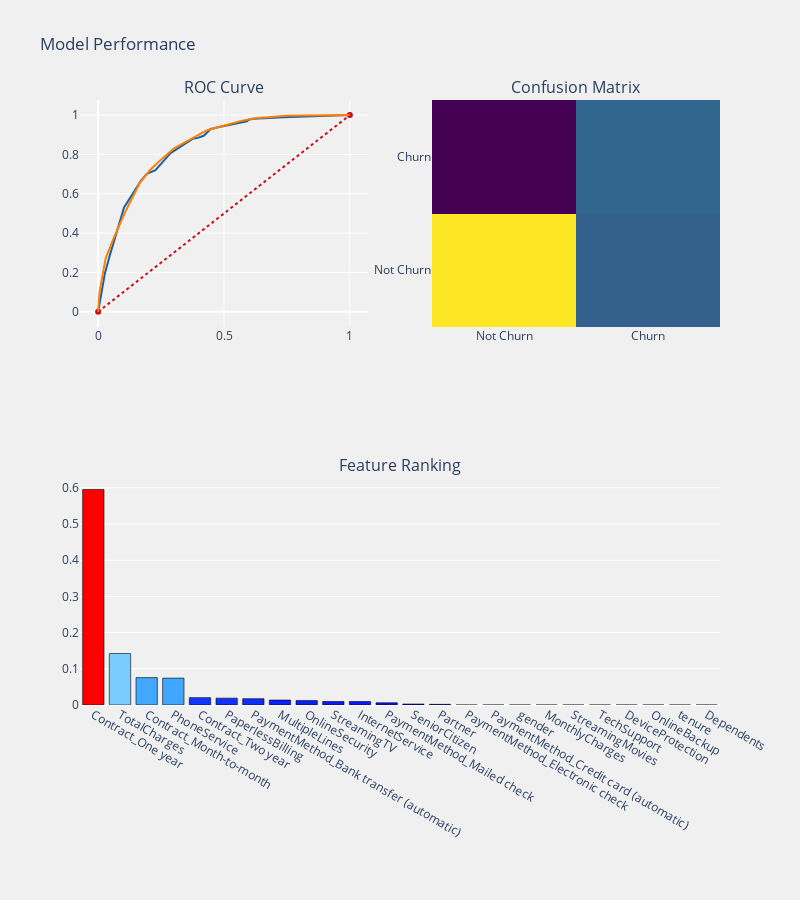

Notebook code for this chart:
### Code cell
prediction_function(dec_tree,X_train_transformed,X_test_transformed,y_train,y_test, 'dec_tree')

### Figure 1 — Plotly figure (JSON) as saved in the notebook; plotly's stock layout.template omitted (floating-point values rounded to 4 significant figures)
{"data": [{"colorscale": [[0, "#440154"], [0.1111, "#482878"], [0.2222, "#3e4989"], [0.3333, "#31688e"], [0.4444, "#26828e"], [0.5556, "#1f9e89"], [0.6667, "#35b779"], [0.7778, "#6ece58"], [0.8889, "#b5de2b"], [1, "#fde725"]], "name": "matrix", "showscale": false, "type": "heatmap", "x": ["Not Churn", "Churn"], "xaxis": "x2", "y": ["Not Churn", "Churn"], "yaxis": "y2", "z": [[930, 353], [100, 375]]}, {"line": {"color": "rgb(22, 96, 167)", "width": 2}, "name": "ROC Test", "type": "scatter", "x": [0, 0.0265, 0.04677, 0.1029, 0.1707, 0.1933, 0.2276, 0.2557, 0.2751, 0.2876, 0.3733, 0.3749, 0.3959, 0.4193, 0.4482, 0.4536, 0.4716, 0.5097, 0.562, 0.5908, 0.5978, 0.6126, 0.6173, 0.7373, 0.9657, 1], "xaxis": "x", "y": [0, 0.1937, 0.2884, 0.5305, 0.6674, 0.7011, 0.72, 0.76, 0.7895, 0.8063, 0.8779, 0.88, 0.8842, 0.8947, 0.9305, 0.9305, 0.9368, 0.9474, 0.9621, 0.9684, 0.9768, 0.9811, 0.9811, 0.9895, 0.9979, 1], "yaxis": "y"}, {"line": {"color": "rgb(205, 12, 24)", "dash": "dot", "width": 2}, "type": "scatter", "x": [0, 1], "xaxis": "x", "y": [0, 1], "yaxis": "y"}, {"line": {"color": "rgb(255, 128, 0)", "width": 2}, "name": "ROC Train", "type": "scatter", "x": [0, 0.005412, 0.02912, 0.02938, 0.06005, 0.1082, 0.1652, 0.1843, 0.2052, 0.2062, 0.241, 0.2753, 0.2979, 0.316, 0.3851, 0.3861, 0.4121, 0.4291, 0.4397, 0.4469, 0.4691, 0.5124, 0.5696, 0.5938, 0.6057, 0.6198, 0.6247, 0.7466, 0.9631, 1], "xaxis": "x", "y": [0, 0.1004, 0.2676, 0.269, 0.3694, 0.5093, 0.6542, 0.6872, 0.7195, 0.7209, 0.7626, 0.8027, 0.8271, 0.8415, 0.8917, 0.8924, 0.9103, 0.9211, 0.9254, 0.9283, 0.9362, 0.9512, 0.9706, 0.9785, 0.9806, 0.9828, 0.9835, 0.9964, 1, 1], "yaxis": "y"}, {"marker": {"color": [0.5955, 0.1423, 0.07567, 0.07428, 0.02038, 0.01894, 0.01744, 0.01364, 0.01217, 0.009647, 0.009478, 0.006081, 0.002679, 0.001816, 0, 0, 0, 0, 0, 0, 0, 0, 0, 0, 0], "colorscale": [[0, "rgb(0,0,255)"], [0.1, "rgb(51,153,255)"], [0.2, "rgb(102,204,255)"], [0.3, "rgb(153,204,255)"], [0.4, "rgb(204,204,255)"], [0.5, "rgb(255,255,255)"], [0.6, "rgb(255,204,255)"], [0.7, "rgb(255,153,255)"], [0.8, "rgb(255,102,204)"], [0.9, "rgb(255,102,102)"], [1, "rgb(255,0,0)"]], "line": {"color": "black", "width": 0.6}}, "name": "coefficients", "type": "bar", "x": ["Contract_One year", "TotalCharges", "Contract_Month-to-month", "PhoneService", "Contract_Two year", "PaperlessBilling", "PaymentMethod_Bank transfer (automatic)", "MultipleLines", "OnlineSecurity", "StreamingTV", "InternetService", "PaymentMethod_Mailed check", "SeniorCitizen", "Partner", "PaymentMethod_Electronic check", "PaymentMethod_Credit card (automatic)", "gender", "MonthlyCharges", "StreamingMovies", "TechSupport", "DeviceProtection", "OnlineBackup", "tenure", "Dependents", null], "xaxis": "x3", "y": [0.5955, 0.1423, 0.07567, 0.07428, 0.02038, 0.01894, 0.01744, 0.01364, 0.01217, 0.009647, 0.009478, 0.006081, 0.002679, 0.001816, 0, 0, 0, 0, 0, 0, 0, 0, 0, 0, 0], "yaxis": "y3"}], "layout": {"annotations": [{"font": {"size": 16}, "showarrow": false, "text": "ROC Curve", "x": 0.225, "xanchor": "center", "xref": "paper", "y": 1, "yanchor": "bottom", "yref": "paper"}, {"font": {"size": 16}, "showarrow": false, "text": "Confusion Matrix", "x": 0.775, "xanchor": "center", "xref": "paper", "y": 1, "yanchor": "bottom", "yref": "paper"}, {"font": {"size": 16}, "showarrow": false, "text": "Feature Ranking", "x": 0.5, "xanchor": "center", "xref": "paper", "y": 0.375, "yanchor": "bottom", "yref": "paper"}], "autosize": false, "height": 900, "margin": {"b": 195}, "paper_bgcolor": "rgba(240,240,240, 0.95)", "plot_bgcolor": "rgba(240,240,240, 0.95)", "showlegend": false, "title": {"text": "Model Performance"}, "width": 800, "xaxis": {"anchor": "y", "domain": [0, 0.45]}, "xaxis2": {"anchor": "y2", "domain": [0.55, 1]}, "xaxis3": {"anchor": "y3", "domain": [0, 1]}, "yaxis": {"anchor": "x", "domain": [0.625, 1]}, "yaxis2": {"anchor": "x2", "domain": [0.625, 1]}, "yaxis3": {"anchor": "x3", "domain": [0, 0.375]}}}
